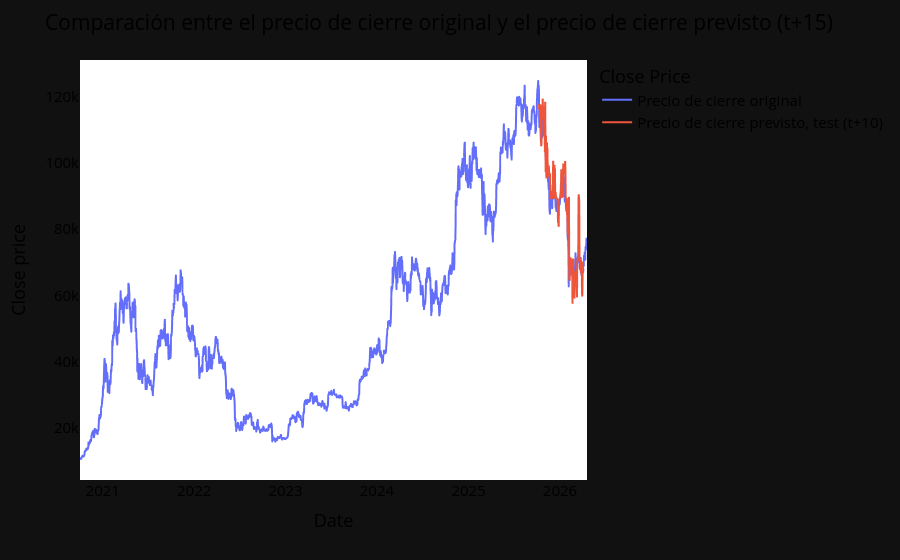

Notebook cell for this chart:
### Markdown cell above
#### Predicción para los próximos 15 días

### Code cell
import numpy as np
import pandas as pd
import plotly.express as px
from itertools import cycle
from sklearn.metrics import mean_absolute_error

# ===== 1) Predicción recursiva a h pasos =====
def predict_h_steps(model, x_row, h):
    """
    x_row: una fila de X_test (shape: (time_step,)) en escala NORMALIZADA
    devuelve la predicción t+h (NORMALIZADA) usando predicción recursiva
    """
    window = x_row.copy()
    for _ in range(h):
        yhat = model.predict(window.reshape(1, -1))[0]  # normalizado
        window = np.roll(window, -1)
        window[-1] = yhat
    return yhat

# ===== 2) Generar test_predict_15 (normalizado -> real) =====
h = 15
test_predict_15_scaled = np.array([predict_h_steps(model, X_test[i], h) for i in range(len(X_test))]).reshape(-1, 1)
test_predict_15 = scaler.inverse_transform(test_predict_15_scaled)  # a escala real (precio)

print("test_predict_15:", test_predict_15.shape)

# ===== 3) Colocar en un array tipo tu testPredictPlot =====
look_back = time_step

testPredictPlot_15 = np.empty_like(closedf)
testPredictPlot_15[:, :] = np.nan

start = len(train_predict) + (look_back * 2) + 1
end   = len(closedf) - h  # <- antes era -1, -5, -10 ahora -15

# Aseguramos que la longitud encaje
L = min(len(test_predict_15), end - start)
testPredictPlot_15[start:start+L, :] = test_predict_15[:L]

print("Previsión de datos de test (t+15): ", testPredictPlot_15.shape)

# ===== 4) DataFrame para plotly =====
plotdf_15 = pd.DataFrame({
    'date': close_stock['date'],
    'original_close': close_stock['close'],
    'test_predicted_close_t15': testPredictPlot_15.reshape(1, -1)[0].tolist()
})

# ===== 5) Métrica MAE en escala real  =====
mask = ~pd.isna(plotdf_15['test_predicted_close_t15'])
mae_15 = mean_absolute_error(plotdf_15.loc[mask, 'original_close'], plotdf_15.loc[mask, 'test_predicted_close_t15'])
print(f"MAE test (t+{h}): {mae_15:.2f}")

# ===== 6) Plot =====
names = cycle(['Precio de cierre original', 'Precio de cierre previsto, test (t+10)'])

fig = px.line(
    plotdf_15,
    x='date',
    y=['original_close', 'test_predicted_close_t15'],
    labels={'value': 'Close price', 'date': 'Date'}
)

fig.update_layout(
    title_text='Comparación entre el precio de cierre original y el precio de cierre previsto (t+15)',
    plot_bgcolor='white',
    font_size=15,
    font_color='black',
    legend_title_text='Close Price'
)

fig.for_each_trace(lambda t: t.update(name=next(names)))
fig.update_xaxes(showgrid=False)
fig.update_yaxes(showgrid=False)
fig.show()

### Figure 1 — Plotly figure (JSON) as saved in the notebook; plotly's stock layout.template omitted (floating-point values rounded to 4 significant figures; data arrays with more than 128 entries replaced by an {"elided": "..."} marker saying what was removed)
{"data": [{"hovertemplate": "variable=original_close<br>Date=%{x}<br>Close price=%{y}<extra></extra>", "legendgroup": "original_close", "line": {"color": "#636efa", "dash": "solid"}, "marker": {"symbol": "circle"}, "mode": "lines", "name": "Precio de cierre original", "showlegend": true, "x": {"elided": "2026 str values"}, "xaxis": "x", "y": {"elided": "2026 float values"}, "yaxis": "y", "type": "scattergl"}, {"hovertemplate": "variable=test_predicted_close_t15<br>Date=%{x}<br>Close price=%{y}<extra></extra>", "legendgroup": "test_predicted_close_t15", "line": {"color": "#EF553B", "dash": "solid"}, "marker": {"symbol": "circle"}, "mode": "lines", "name": "Precio de cierre previsto, test (t+10)", "showlegend": true, "x": {"elided": "2026 str values"}, "xaxis": "x", "y": {"elided": "2026 float values"}, "yaxis": "y", "type": "scattergl"}], "layout": {"xaxis": {"anchor": "y", "domain": [0.0, 1.0], "title": {"text": "Date"}, "showgrid": false}, "yaxis": {"anchor": "x", "domain": [0.0, 1.0], "title": {"text": "Close price"}, "showgrid": false}, "legend": {"title": {"text": "Close Price"}, "tracegroupgap": 0}, "margin": {"t": 60}, "title": {"text": "Comparación entre el precio de cierre original y el precio de cierre previsto (t+15)"}, "font": {"size": 15, "color": "black"}, "plot_bgcolor": "white"}}
